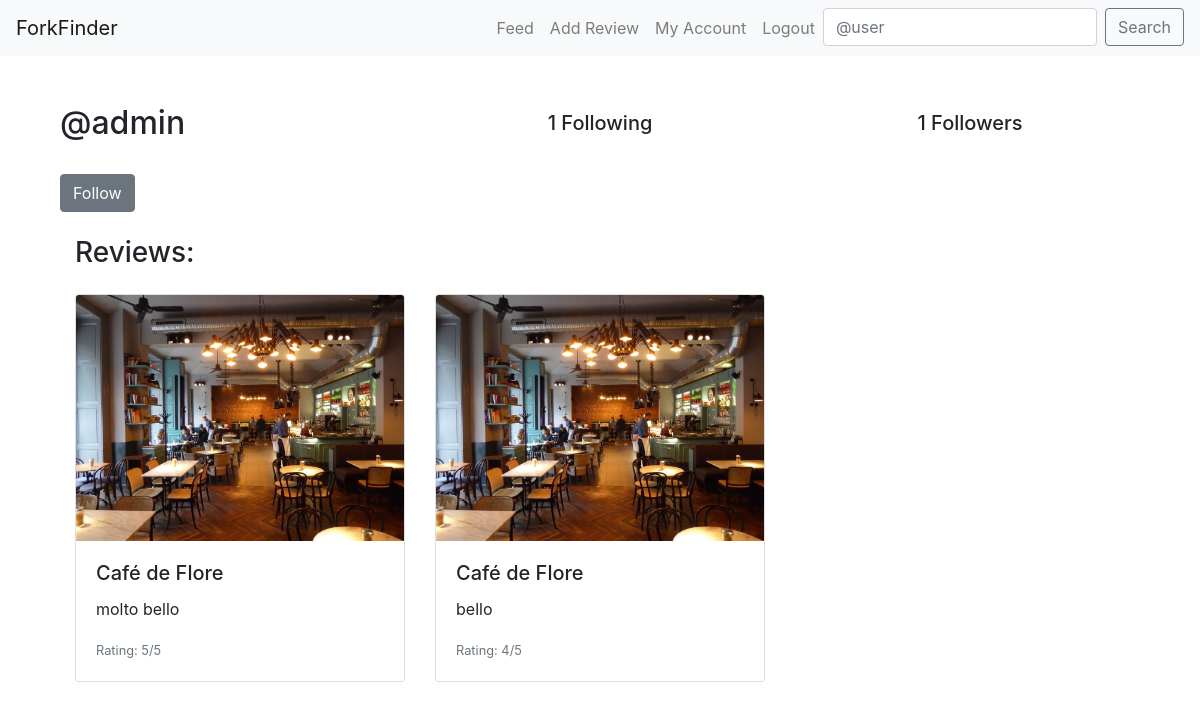
/profile/1/ (signed in), run on the app's committed database.
### core/models.py (models this page shows, shortened)
class Profile(models.Model):
    USER_TYPE_CHOICES = (
        ('regular', 'Regular User'),
        ('critic', 'Culinary Critic'),
        ('admin', 'Admin'),
    )
    user = models.OneToOneField(User, on_delete=models.CASCADE)
    user_type = models.CharField(max_length=20, choices=USER_TYPE_CHOICES, default='regular')
    follows = models.ManyToManyField(
        "self",
        related_name="followed_by",
        symmetrical=False,
        blank=True
    )

class Review(models.Model):
    user= models.ForeignKey(
        User, related_name="reviews", on_delete=models.CASCADE)
    restaurant = models.ForeignKey(
        Restaurant, on_delete=models.CASCADE)
    body = models.CharField(max_length=255)
    rating = models.PositiveSmallIntegerField()
    photo = models.ImageField(upload_to='media/review_photos/')
    is_featured = models.BooleanField(default=False)
    created_at = models.DateTimeField(auto_now_add=True)

class Restaurant(models.Model):
    place_id = models.CharField(max_length=255, unique=True)
    name = models.CharField(max_length=60)
    address = models.CharField(max_length=120)
    longitude = models.CharField(max_length=255)
    latitude = models.CharField(max_length=255)

### core/views.py (the view, shortened to what this page needs)
# urls.py: path("profile/<int:pk>/", profile_view, name="profile"),
def profile_view(request,pk):
    profile = Profile.objects.get(pk=pk)
    return render(request, "profile.html", {"profile": profile})

### templates/profile.html (shortened to what this page needs)
{% extends "base.html" %}
{% block content %}
<div class="container">
    <div class="row align-items-center mb-4">
        <div class="col-md-4">
            <h2>@{{ profile.user.username }}</h2>
        </div>
        <div class="col-md-4 text-center">
            <h5>{{ profile.follows.count }} Following</h5>
        </div>
        <div class="col-md-4 text-center">
            <h5>{{ profile.followed_by.count }} Followers</h5>
        </div>
    </div>
    {% if profile.user != request.user %}
        <form method="post" class="mb-4">
            <div class="btn-group" role="group" aria-label="Basic example">
                {% if profile in user.profile.follows.all %}
                    <button type="button" class="btn btn-secondary" disabled>Following</button>
                    <button type="submit" class="btn btn-secondary" name="follow" value="unfollow">Unfollow</button>
                {% else %}
                    <button type="submit" class="btn btn-secondary" name="follow" value="follow">Follow</button>
                {% endif %}
            </div>
        </form>
    {% endif %}
    <div class="container">
        <h3 class="mb-4">Reviews:</h3>
        <div class="row">
            {% for review in profile.user.reviews.all %}
            <div class="col-md-4 mb-3">
                <div class="card">
                    <img src="{{ review.photo.url }}" class="card-img-top" alt="Restaurant Photo">
                    <div class="card-body">
                        <h5 class="card-title">{{ review.restaurant.name }}</h5>
                        <p class="card-text">{{ review.body }}</p>
                        <p class="card-text"><small class="text-muted">Rating: {{ review.rating }}/5</small></p>
                    </div>
                </div>
            </div>
            {% endfor %}
        </div>
    </div>
</div>
{% endblock %}

### data on the page
Profile: user.username "admin", follows.count "1", followed_by.count "1"
Review: photo (picture), restaurant.name "Café de Flore", body "molto bello", rating "5"
Review: photo (picture), restaurant.name "Café de Flore", body "bello", rating "4"
